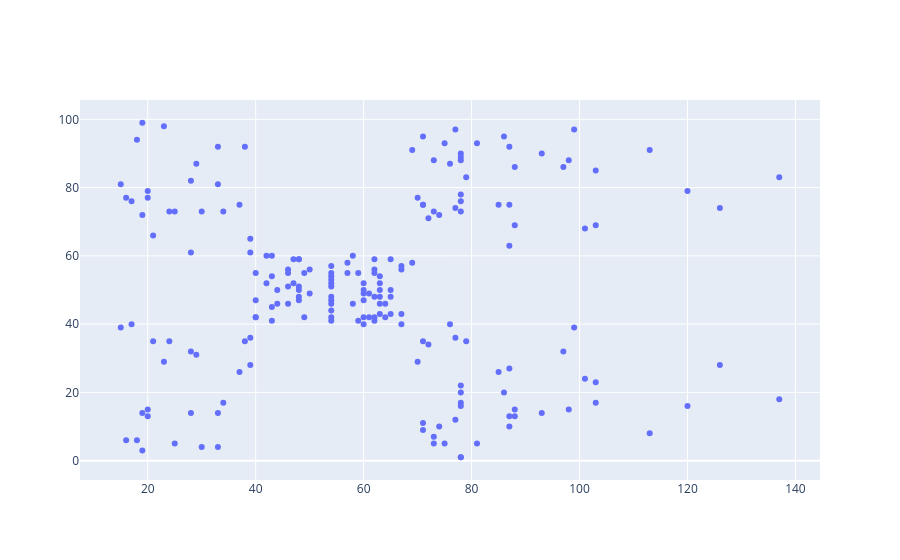

Here is the notebook cell this chart was saved with:
### Code cell
import plotly as pl
import plotly.graph_objs as go
import plotly.express as px
from plotly.subplots import make_subplots

points = customers.iloc[:, 3:5].values  # iloc метод работы с таблицей, по индексам 
x = points[:, 0]
y = points[:, 1]

fig = go.Figure()
fig.add_trace(go.Scatter(x=x, y=y, mode='markers'))
fig.show()

### Figure 1 — Plotly figure (JSON) as saved in the notebook; plotly's stock layout.template omitted (floating-point values rounded to 4 significant figures; data arrays with more than 128 entries replaced by an {"elided": "..."} marker saying what was removed)
{"data": [{"mode": "markers", "type": "scatter", "x": {"elided": "200 int values"}, "y": {"elided": "200 int values"}}], "layout": {}}
